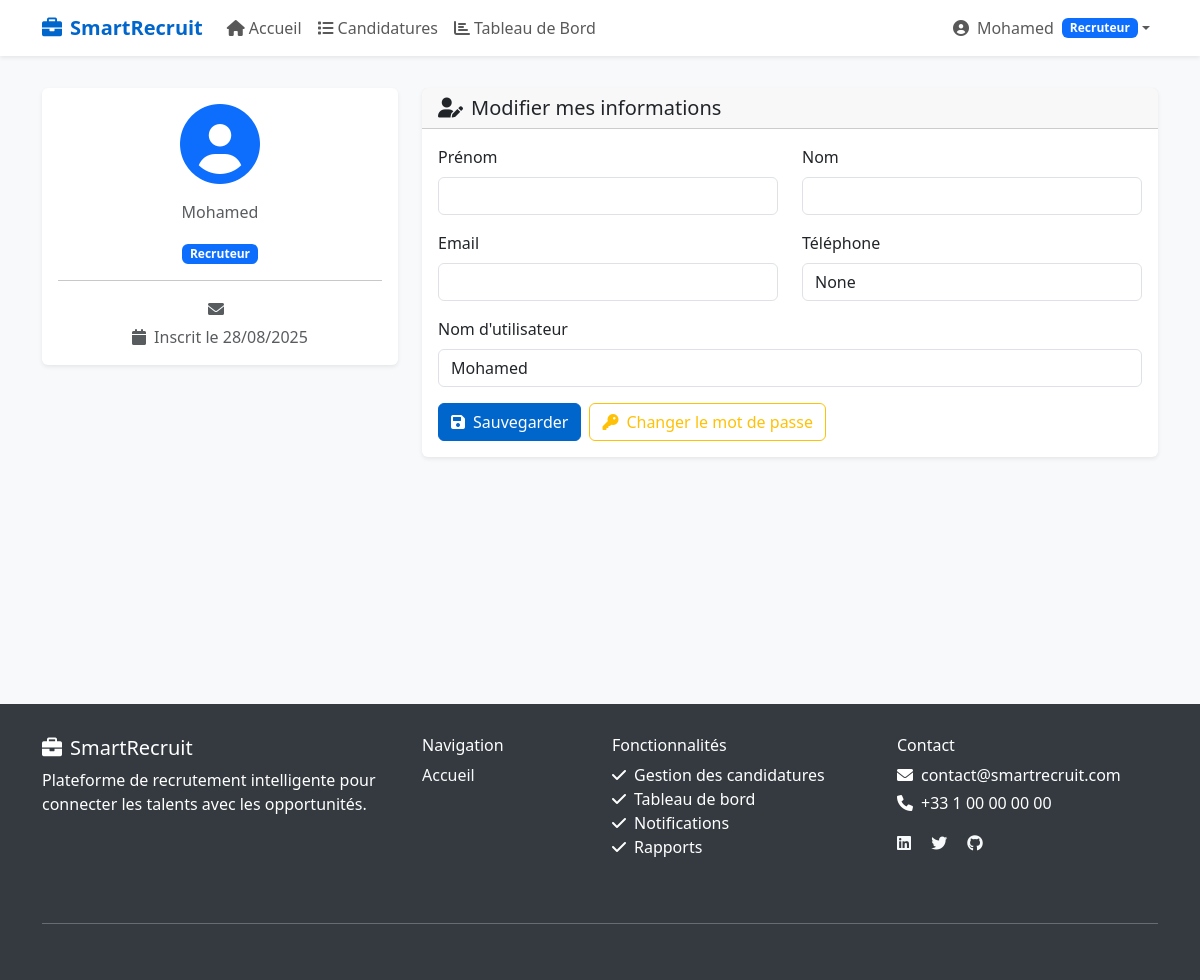
The app's page /profile/ (signed in), older data.
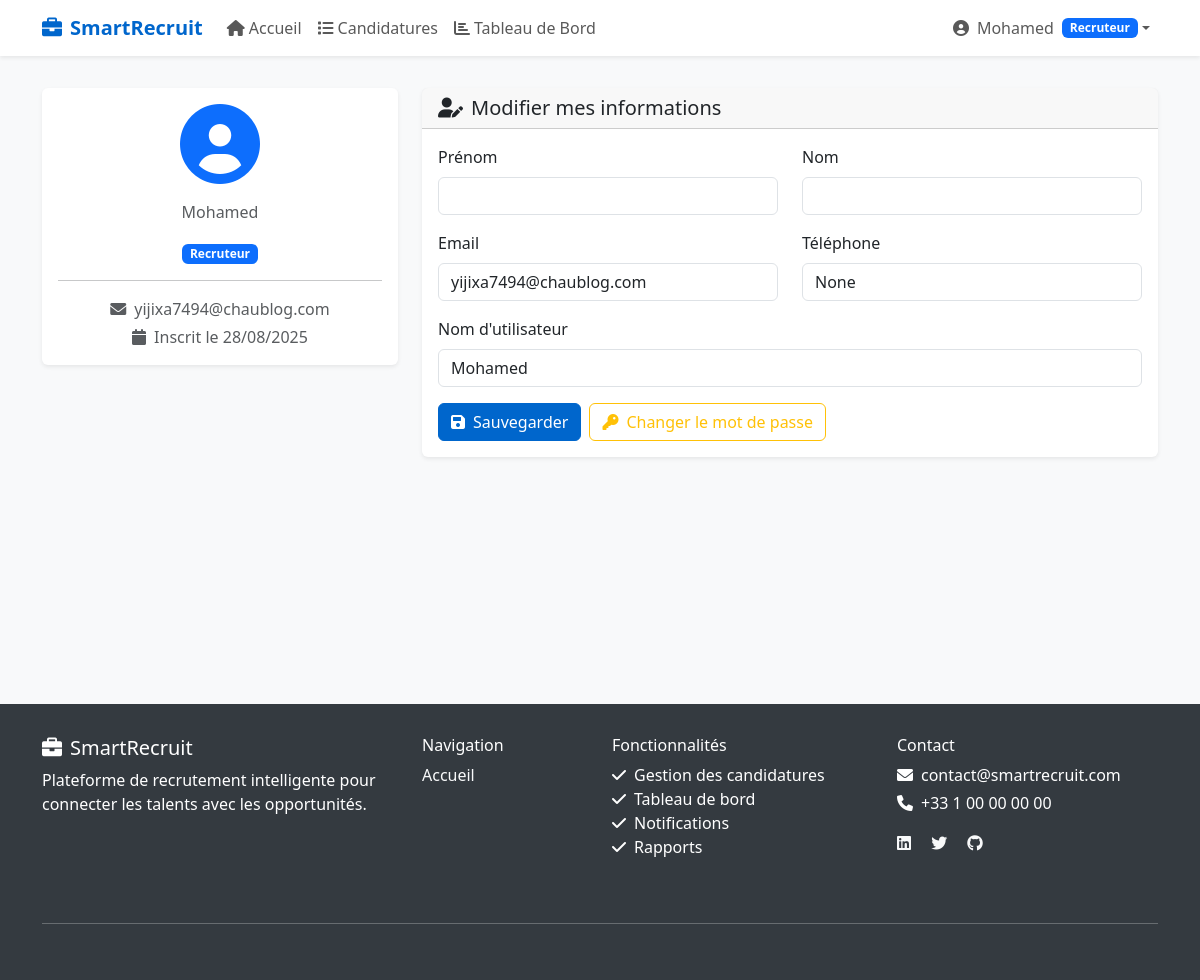
The same page, newer data.
### users/models.py (models this page shows, shortened)
class User(AbstractUser):
    ROLE_CHOICES = [
        ('admin', 'Administrateur'),
        ('recruteur', 'Recruteur'),
        ('candidat', 'Candidat'),
    ]
    role = models.CharField(
        max_length=20,
        choices=ROLE_CHOICES,
        default='candidat',
        verbose_name='Rôle'
    )
    phone = models.CharField(
        max_length=20,
        blank=True,
        null=True,
        verbose_name='Téléphone'
    )
    created_at = models.DateTimeField(auto_now_add=True)
    updated_at = models.DateTimeField(auto_now=True)
    class Meta:
        verbose_name = 'Utilisateur'
        verbose_name_plural = 'Utilisateurs'
        ordering = ['-created_at']
    @property
    def is_admin(self):
        return self.role == 'admin'
    @property
    def is_recruiter(self):
        return self.role == 'recruteur'
    @property
    def is_candidate(self):
        return self.role == 'candidat'

### users/views.py (the view, shortened to what this page needs)
# urls.py: path('profile/', profile_view, name='profile'),
@login_required
def profile_view(request):
    if request.method == 'POST':
        form = UserProfileForm(request.POST, instance=request.user)
        if form.is_valid():
            form.save()
            messages.success(request, 'Votre profil a été mis à jour avec succès.')
            return redirect('users:profile')
        else:
            messages.error(request, 'Veuillez corriger les erreurs ci-dessous.')
    else:
        form = UserProfileForm(instance=request.user)
    candidatures_stats = None
    return render(request, 'users/profile.html', {
        'form': form,
        'candidatures_stats': candidatures_stats
    })

### users/forms.py
class UserProfileForm(forms.ModelForm):
    class Meta:
        model = User
        fields = ['first_name', 'last_name', 'email', 'phone', 'username']
        widgets = {
            'first_name': forms.TextInput(attrs={'class': 'form-control'}),
            'last_name': forms.TextInput(attrs={'class': 'form-control'}),
            'email': forms.EmailInput(attrs={'class': 'form-control'}),
            'phone': forms.TextInput(attrs={'class': 'form-control'}),
            'username': forms.TextInput(attrs={'class': 'form-control'}),
        }
    def __init__(self, *args, **kwargs):
        super().__init__(*args, **kwargs)
        for field in self.fields.values():
            field.required = True
        self.fields['phone'].required = False

### templates/users/profile.html (shortened to what this page needs)
{% extends 'base.html' %} {% block title %}Mon Profil - SmartRecruit{% endblock%} {% block content %}
<div class="row">
  <div class="col-md-4 mb-4">
    <div class="card">
      <div class="card-body text-center">
        <div class="mb-3">
          <i class="fas fa-user-circle fa-5x text-primary"></i>
        </div>
        <p class="text-muted">{{ user.username }}</p>
        <span class="badge bg-primary">{{ user.get_role_display }}</span>
        <hr />
        <p class="text-muted mb-1">
          <i class="fas fa-envelope me-2"></i>{{ user.email }}
        </p>
        <p class="text-muted mb-0">
          <i class="fas fa-calendar me-2"></i>Inscrit le
          {{user.created_at|date:"d/m/Y" }}
        </p>
      </div>
    </div>
  </div>
  <div class="col-md-8">
    <div class="card">
      <div class="card-header">
        <h5 class="mb-0">
          <i class="fas fa-user-edit me-2"></i>Modifier mes informations
        </h5>
      </div>
      <div class="card-body">
        <form method="post">
          <div class="row">
            <div class="col-md-6 mb-3">
              <label for="{{ form.first_name.id_for_label }}" class="form-label"
                >Prénom</label
              >
              <input
                type="text"
                class="form-control {% if form.first_name.errors %}is-invalid{% endif %}"
                id="{{ form.first_name.id_for_label }}"
                name="{{ form.first_name.name }}"
                value="{{ form.first_name.value|default:user.first_name }}"
              />
            </div>
            <div class="col-md-6 mb-3">
              <label for="{{ form.last_name.id_for_label }}" class="form-label"
                >Nom</label
              >
              <input
                type="text"
                class="form-control {% if form.last_name.errors %}is-invalid{% endif %}"
                id="{{ form.last_name.id_for_label }}"
                name="{{ form.last_name.name }}"
                value="{{ form.last_name.value|default:user.last_name }}"
              />
            </div>
          </div>
          <div class="row">
            <div class="col-md-6 mb-3">
              <label for="{{ form.email.id_for_label }}" class="form-label"
                >Email</label
              >
              <input
                type="email"
                class="form-control {% if form.email.errors %}is-invalid{% endif %}"
                id="{{ form.email.id_for_label }}"
                name="{{ form.email.name }}"
                value="{{ form.email.value|default:user.email }}"
              />
            </div>
            <div class="col-md-6 mb-3">
              <label for="{{ form.phone.id_for_label }}" class="form-label"
                >Téléphone</label
              >
              <input
                type="tel"
                class="form-control {% if form.phone.errors %}is-invalid{% endif %}"
                id="{{ form.phone.id_for_label }}"
                name="{{ form.phone.name }}"
                value="{{ form.phone.value|default:user.phone }}"
              />
            </div>
          </div>
          <div class="mb-3">
            <label for="{{ form.username.id_for_label }}" class="form-label"
              >Nom d'utilisateur</label
            >
            <input
              type="text"
              class="form-control {% if form.username.errors %}is-invalid{% endif %}"
              id="{{ form.username.id_for_label }}"
              name="{{ form.username.name }}"
              value="{{ form.username.value|default:user.username }}"
            />
          </div>
          <div class="d-flex gap-2">
            <button type="submit" class="btn btn-primary">
              <i class="fas fa-save me-2"></i>Sauvegarder
            </button>
            <a
              href="{% url 'users:change_password' %}"
              class="btn btn-outline-warning"
            >
              <i class="fas fa-key me-2"></i>Changer le mot de passe
            </a>
          </div>
        </form>
      </div>
    </div>
  </div>
</div>
{% endblock %}

### templates/navbar.html (shortened to what this page needs)
<nav class="navbar navbar-expand-lg navbar-light bg-white shadow-sm">
  <div class="container">
    <a class="navbar-brand" href="{% url 'users:home' %}">
      <i class="fas fa-briefcase me-2"></i>SmartRecruit
    </a>
    <div class="collapse navbar-collapse" id="navbarNav">
      <ul class="navbar-nav me-auto">
        {% if user.is_authenticated %}
        <li class="nav-item">
          <a class="nav-link" href="{% url 'users:home' %}">
            <i class="fas fa-home me-1"></i>Accueil
          </a>
        </li>
         {% if user.is_recruiter or user.is_admin %}
        <li class="nav-item">
          <a class="nav-link" href="{% url 'candidatures:list' %}">
            <i class="fas fa-list me-1"></i>Candidatures
          </a>
        </li>
        <li class="nav-item">
          <a class="nav-link" href="{% url 'candidatures:dashboard' %}">
            <i class="fas fa-chart-bar me-1"></i>Tableau de Bord
          </a>
        </li>
        {% endif %}  {% endif %}
      </ul>
      <ul class="navbar-nav">
        {% if user.is_authenticated %}
        <li class="nav-item dropdown">
          <a
            class="nav-link dropdown-toggle d-flex align-items-center"
            href="#"
            id="navbarDropdown"
            role="button"
            data-bs-toggle="dropdown"
          >
            <i class="fas fa-user-circle me-2"></i>
            <span>{{ user.first_name|default:user.username }}</span>
            <span class="badge bg-primary ms-2 badge-role"
              >{{ user.get_role_display }}</span
            >
          </a>
        </li>
        {% endif %}
      </ul>
    </div>
  </div>
</nav>

Row changes from the older to the newer data that the page shows:
changed User "Mohamed": email (not shown) → "yijixa7494@chaublog.com"
